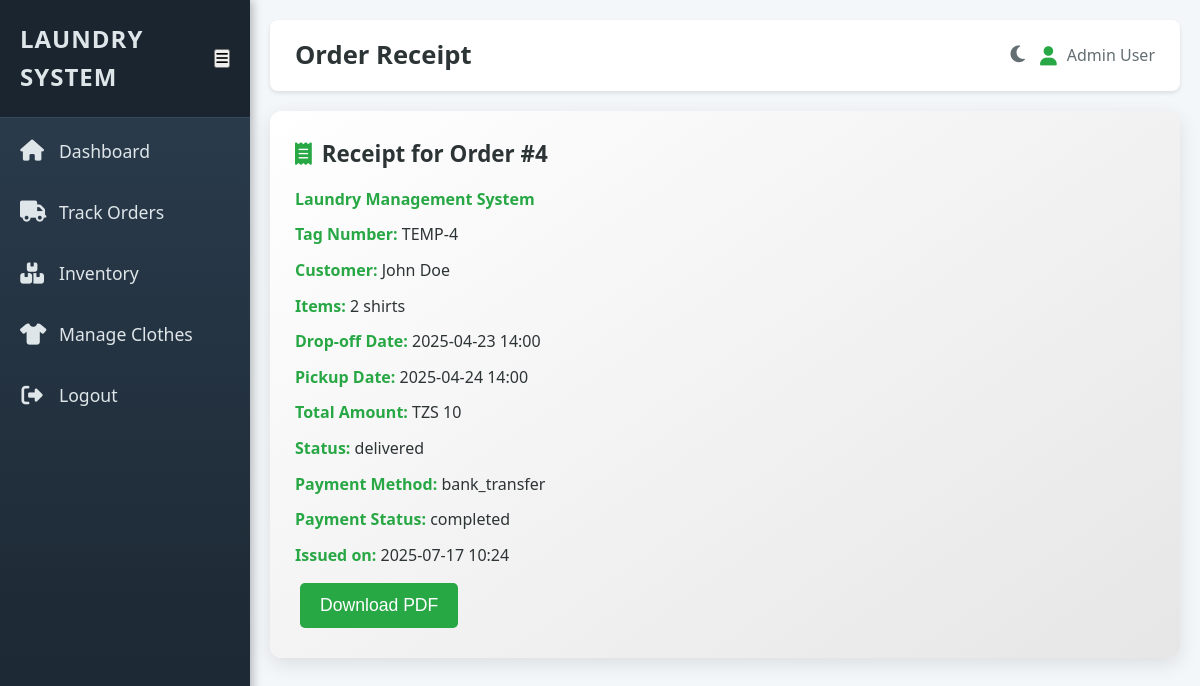
Page /receipt.php?order_id=4 (signed in) on the committed database.
### tables this page shows
CREATE TABLE `orders` (
  `order_id` int NOT NULL AUTO_INCREMENT,
  `user_id` int NOT NULL,
  `tag_number` varchar(20) NOT NULL DEFAULT '',
  `items` text,
  `status` enum('pending','in_progress','completed','delivered') DEFAULT 'pending',
  `drop_off_date` datetime NOT NULL,
  `pickup_date` datetime DEFAULT NULL,
  `total_amount` decimal(10,2) DEFAULT NULL,
  `created_at` timestamp NOT NULL DEFAULT CURRENT_TIMESTAMP,
  PRIMARY KEY (`order_id`),
  UNIQUE KEY `tag_number` (`tag_number`),
  KEY `user_id` (`user_id`),
  CONSTRAINT `orders_ibfk_1` FOREIGN KEY (`user_id`) REFERENCES `users` (`user_id`) ON DELETE CASCADE
);

CREATE TABLE `users` (
  `user_id` int NOT NULL AUTO_INCREMENT,
  `name` varchar(100) NOT NULL,
  `email` varchar(100) NOT NULL,
  `phone` varchar(15) DEFAULT NULL,
  `password` varchar(255) NOT NULL,
  `role` enum('customer','staff','admin') NOT NULL,
  `profile_picture` varchar(255) DEFAULT 'assets/images/default-profile.png' COMMENT 'Path to user profile picture image',
  `created_at` timestamp NOT NULL DEFAULT CURRENT_TIMESTAMP,
  PRIMARY KEY (`user_id`),
  UNIQUE KEY `email` (`email`)
);

CREATE TABLE `payments` (
  `payment_id` int NOT NULL AUTO_INCREMENT,
  `order_id` int NOT NULL,
  `amount` decimal(10,2) NOT NULL,
  `payment_method` enum('cash','mobile_money','bank_transfer','card') NOT NULL,
  `payment_status` enum('pending','completed','failed') DEFAULT 'pending',
  `payment_date` timestamp NOT NULL DEFAULT CURRENT_TIMESTAMP,
  PRIMARY KEY (`payment_id`),
  KEY `order_id` (`order_id`),
  CONSTRAINT `payments_ibfk_1` FOREIGN KEY (`order_id`) REFERENCES `orders` (`order_id`) ON DELETE CASCADE
);

### receipt.php (the view, shortened to what this page needs)
<?php
require 'includes/db_connect.php';
$username = $_SESSION['name'] ?? 'User';
$role = $_SESSION['role'];
$order_id = isset($_GET['order_id']) ? (int)$_GET['order_id'] : 0;
$query = $role === 'customer' ? "SELECT * FROM orders WHERE order_id = ? AND user_id = ?" : "SELECT * FROM orders WHERE order_id = ?";
$stmt = $pdo->prepare($query);
$params = $role === 'customer' ? [$order_id, $_SESSION['user_id']] : [$order_id];
$stmt->execute($params);
$order = $stmt->fetch(PDO::FETCH_ASSOC);
$customer_name = $order['customer_name'] ?? null;
if (empty($customer_name)) {
    $stmt = $pdo->prepare("SELECT name FROM users WHERE user_id = ?");
    $stmt->execute([$order['user_id']]);
    $customer = $stmt->fetch(PDO::FETCH_ASSOC);
    $customer_name = $customer['name'] ?? 'Unknown';
}
$stmt = $pdo->prepare("SELECT * FROM payments WHERE order_id = ?");
$stmt->execute([$order_id]);
$payment = $stmt->fetch(PDO::FETCH_ASSOC);
?>
<!DOCTYPE html>
<html lang="en">
<head>
    <link rel="stylesheet" href="css/styles.css">
    <link rel="stylesheet" href="https://cdnjs.cloudflare.com/ajax/libs/font-awesome/6.4.0/css/all.min.css" />
</head>
<body class="dashboard-body" data-theme="light">
    <?php include 'includes/sidebar.php'; ?>
    <div class="main-content" id="main-content">
        <header class="dashboard-header">
            <h2>Order Receipt</h2>
            <div class="header-controls">
                <button id="theme-toggle" class="theme-toggle"><i class="fas fa-moon"></i></button>
                <div class="user-info">
                    <i class="fas fa-user"></i>
                    <span><?php echo htmlspecialchars($username); ?></span>
                </div>
            </div>
        </header>
        <div class="dashboard-container">
            <div class="card" id="receipt-content">
                <h3><i class="fas fa-receipt"></i> Receipt for Order #<?php echo $order['order_id']; ?></h3>
                <div class="receipt-details">
                    <p><strong>Laundry Management System</strong></p>
                    <p><strong>Tag Number:</strong> <?php echo htmlspecialchars($order['tag_number']); ?></p>
                    <p><strong>Customer:</strong> <?php echo htmlspecialchars($customer_name); ?></p>
                    <p><strong>Items:</strong> <?php echo htmlspecialchars($order['items']); ?></p>
                    <p><strong>Drop-off Date:</strong> <?php echo date('Y-m-d H:i', strtotime($order['drop_off_date'])); ?></p>
                    <?php if ($order['pickup_date']): ?>
                        <p><strong>Pickup Date:</strong> <?php echo date('Y-m-d H:i', strtotime($order['pickup_date'])); ?></p>
                    <?php endif; ?>
                    <p><strong>Total Amount:</strong> TZS <?php echo number_format($order['total_amount'], 0); ?></p>
                    <p><strong>Status:</strong> <?php echo htmlspecialchars($order['status']); ?></p>
                    <?php if ($payment): ?>
                        <p><strong>Payment Method:</strong> <?php echo htmlspecialchars($payment['payment_method']); ?></p>
                        <p><strong>Payment Status:</strong> <?php echo htmlspecialchars($payment['payment_status']); ?></p>
                    <?php endif; ?>
                    <p><strong>Issued on:</strong> <?php echo date('Y-m-d H:i'); ?></p>
                </div>
                <button class="action-button" onclick="downloadReceipt()">Download PDF</button>
            </div>
        </div>
    </div>
</body>
</html>

### css/styles.css (style rules this page uses)
* { margin: 0; padding: 0; box-sizing: border-box; }
body { font-family: 'Segoe UI', Arial, sans-serif; line-height: 1.6; background: #ecf0f1; transition: background 0.3s, color 0.3s; }
body[data-theme="light"] { background: #f4f7fa; color: #2d3436; }
.dashboard-body { display: flex; min-height: 100vh; }
.main-content { margin-left: 250px; flex-grow: 1; padding: 20px; transition: margin-left 0.3s ease; background: #f4f7fa; }
.dashboard-header { background: #fff; padding: 15px 25px; box-shadow: 0 2px 4px rgba(0, 0, 0, 0.1); display: flex; justify-content: space-between; align-items: center; border-radius: 8px; margin-bottom: 20px; position: sticky; top: 0; z-index: 500; }
.dashboard-header h2 { font-size: 1.6em; color: #2d3436; }
.header-controls { display: flex; align-items: center; gap: 15px; }
.theme-toggle { background: none; border: none; font-size: 1.2em; cursor: pointer; color: #636e72; transition: color 0.3s; }
.user-info { display: flex; align-items: center; gap: 10px; font-size: 1em; color: #636e72; }
.user-info i { color: #28a745; font-size: 1.2em; }
.dashboard-container { max-width: 1600px; margin: 0 auto; }
.card { background: linear-gradient(145deg, #ffffff, #e6e6e6); border-radius: 12px; box-shadow: 0 6px 20px rgba(0, 0, 0, 0.1); padding: 25px; transition: transform 0.3s ease, box-shadow 0.3s ease; position: relative; }
.card h3 { font-size: 1.4em; color: #2d3436; display: flex; align-items: center; gap: 10px; margin-bottom: 15px; }
.card h3 i { color: #28a745; }
.receipt-details p { margin: 10px 0; font-size: 1em; color: #2d3436; }
.receipt-details strong { color: #28a745; }
.login-button, .action-button { background: #28a745; color: #fff; border: none; padding: 12px 20px; border-radius: 5px; font-size: 1.1em; cursor: pointer; transition: background 0.3s, transform 0.2s; text-decoration: none; display: inline-block; margin: 5px; }

### rows in the picture
orders: order_id "4", tag_number "TEMP-4", items "2 shirts", drop_off_date "2025-04-23 14:00", pickup_date "2025-04-24 14:00", total_amount "10", status "delivered"
users: name "John Doe"
payments: payment_method "bank_transfer", payment_status "completed"

### other values in the picture
$username "Admin User"
